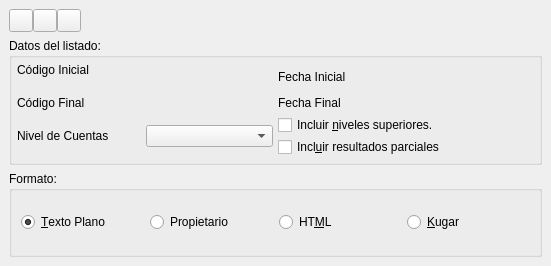
<ui version="4.0" >
 <class>BalancePrintBase</class>
 <widget class="QDialog" name="BalancePrintBase" >
  <property name="geometry" >
   <rect>
    <x>0</x>
    <y>0</y>
    <width>551</width>
    <height>266</height>
   </rect>
  </property>
  <property name="windowTitle" >
   <string>Impresión del Balance de Sumas y Saldos</string>
  </property>
  <layout class="QVBoxLayout" >
   <property name="spacing" >
    <number>6</number>
   </property>
   <property name="leftMargin" >
    <number>9</number>
   </property>
   <property name="topMargin" >
    <number>9</number>
   </property>
   <property name="rightMargin" >
    <number>9</number>
   </property>
   <property name="bottomMargin" >
    <number>9</number>
   </property>
   <item>
    <layout class="QHBoxLayout" >
     <property name="spacing" >
      <number>0</number>
     </property>
     <property name="leftMargin" >
      <number>0</number>
     </property>
     <property name="topMargin" >
      <number>0</number>
     </property>
     <property name="rightMargin" >
      <number>0</number>
     </property>
     <property name="bottomMargin" >
      <number>0</number>
     </property>
     <item>
      <widget class="QToolButton" name="mui_ccostes" >
       <property name="sizePolicy" >
        <sizepolicy vsizetype="Fixed" hsizetype="Minimum" >
         <horstretch>0</horstretch>
         <verstretch>0</verstretch>
        </sizepolicy>
       </property>
       <property name="text" >
        <string/>
       </property>
       <property name="icon" >
        <iconset resource="../../bulmages.qrc" >:/BulmaCont32x32/images/png/i_centroCoste.xpm</iconset>
       </property>
      </widget>
     </item>
     <item>
      <widget class="QToolButton" name="mui_canales" >
       <property name="sizePolicy" >
        <sizepolicy vsizetype="Fixed" hsizetype="Minimum" >
         <horstretch>0</horstretch>
         <verstretch>0</verstretch>
        </sizepolicy>
       </property>
       <property name="text" >
        <string/>
       </property>
       <property name="icon" >
        <iconset resource="../../bulmages.qrc" >:/BulmaCont32x32/images/png/i_canales.xpm</iconset>
       </property>
      </widget>
     </item>
     <item>
      <widget class="QToolButton" name="mui_imprimir" >
       <property name="sizePolicy" >
        <sizepolicy vsizetype="Fixed" hsizetype="Minimum" >
         <horstretch>0</horstretch>
         <verstretch>0</verstretch>
        </sizepolicy>
       </property>
       <property name="text" >
        <string/>
       </property>
       <property name="icon" >
        <iconset resource="../../bulmages.qrc" >:/BulmaCont32x32/images/png/i_filePrint.xpm</iconset>
       </property>
      </widget>
     </item>
     <item>
      <spacer>
       <property name="orientation" >
        <enum>Qt::Horizontal</enum>
       </property>
       <property name="sizeType" >
        <enum>QSizePolicy::MinimumExpanding</enum>
       </property>
       <property name="sizeHint" >
        <size>
         <width>430</width>
         <height>21</height>
        </size>
       </property>
      </spacer>
     </item>
    </layout>
   </item>
   <item>
    <widget class="QGroupBox" name="groupBox_2" >
     <property name="title" >
      <string>Datos del listado:</string>
     </property>
     <layout class="QVBoxLayout" >
      <property name="spacing" >
       <number>5</number>
      </property>
      <property name="leftMargin" >
       <number>5</number>
      </property>
      <property name="topMargin" >
       <number>5</number>
      </property>
      <property name="rightMargin" >
       <number>5</number>
      </property>
      <property name="bottomMargin" >
       <number>5</number>
      </property>
      <item>
       <layout class="QHBoxLayout" >
        <property name="spacing" >
         <number>5</number>
        </property>
        <property name="leftMargin" >
         <number>0</number>
        </property>
        <property name="topMargin" >
         <number>0</number>
        </property>
        <property name="rightMargin" >
         <number>0</number>
        </property>
        <property name="bottomMargin" >
         <number>0</number>
        </property>
        <item>
         <layout class="QHBoxLayout" >
          <property name="spacing" >
           <number>2</number>
          </property>
          <property name="leftMargin" >
           <number>0</number>
          </property>
          <property name="topMargin" >
           <number>0</number>
          </property>
          <property name="rightMargin" >
           <number>0</number>
          </property>
          <property name="bottomMargin" >
           <number>0</number>
          </property>
          <item>
           <widget class="QLabel" name="textLabel1" >
            <property name="text" >
             <string>Código Inicial
</string>
            </property>
           </widget>
          </item>
          <item>
           <widget class="BusquedaCuenta" native="1" name="m_codigoinicial" />
          </item>
         </layout>
        </item>
        <item>
         <layout class="QHBoxLayout" >
          <property name="spacing" >
           <number>2</number>
          </property>
          <property name="leftMargin" >
           <number>0</number>
          </property>
          <property name="topMargin" >
           <number>0</number>
          </property>
          <property name="rightMargin" >
           <number>0</number>
          </property>
          <property name="bottomMargin" >
           <number>0</number>
          </property>
          <item>
           <widget class="QLabel" name="textLabel1_3" >
            <property name="text" >
             <string>Fecha Inicial</string>
            </property>
           </widget>
          </item>
          <item>
           <widget class="BusquedaFecha" native="1" name="m_fechainicial1" />
          </item>
         </layout>
        </item>
       </layout>
      </item>
      <item>
       <layout class="QHBoxLayout" >
        <property name="spacing" >
         <number>5</number>
        </property>
        <property name="leftMargin" >
         <number>0</number>
        </property>
        <property name="topMargin" >
         <number>0</number>
        </property>
        <property name="rightMargin" >
         <number>0</number>
        </property>
        <property name="bottomMargin" >
         <number>0</number>
        </property>
        <item>
         <layout class="QHBoxLayout" >
          <property name="spacing" >
           <number>2</number>
          </property>
          <property name="leftMargin" >
           <number>0</number>
          </property>
          <property name="topMargin" >
           <number>0</number>
          </property>
          <property name="rightMargin" >
           <number>0</number>
          </property>
          <property name="bottomMargin" >
           <number>0</number>
          </property>
          <item>
           <widget class="QLabel" name="textLabel1_2" >
            <property name="text" >
             <string>Código Final</string>
            </property>
           </widget>
          </item>
          <item>
           <widget class="BusquedaCuenta" native="1" name="m_codigofinal" />
          </item>
         </layout>
        </item>
        <item>
         <layout class="QHBoxLayout" >
          <property name="spacing" >
           <number>2</number>
          </property>
          <property name="leftMargin" >
           <number>0</number>
          </property>
          <property name="topMargin" >
           <number>0</number>
          </property>
          <property name="rightMargin" >
           <number>0</number>
          </property>
          <property name="bottomMargin" >
           <number>0</number>
          </property>
          <item>
           <widget class="QLabel" name="textLabel1_2_2" >
            <property name="text" >
             <string>Fecha Final</string>
            </property>
           </widget>
          </item>
          <item>
           <widget class="BusquedaFecha" native="1" name="m_fechafinal1" />
          </item>
         </layout>
        </item>
       </layout>
      </item>
      <item>
       <layout class="QHBoxLayout" >
        <property name="spacing" >
         <number>5</number>
        </property>
        <property name="leftMargin" >
         <number>0</number>
        </property>
        <property name="topMargin" >
         <number>0</number>
        </property>
        <property name="rightMargin" >
         <number>0</number>
        </property>
        <property name="bottomMargin" >
         <number>0</number>
        </property>
        <item>
         <layout class="QHBoxLayout" >
          <property name="spacing" >
           <number>2</number>
          </property>
          <property name="leftMargin" >
           <number>0</number>
          </property>
          <property name="topMargin" >
           <number>0</number>
          </property>
          <property name="rightMargin" >
           <number>0</number>
          </property>
          <property name="bottomMargin" >
           <number>0</number>
          </property>
          <item>
           <widget class="QLabel" name="textLabel1_3_2" >
            <property name="text" >
             <string>Nivel de Cuentas</string>
            </property>
           </widget>
          </item>
          <item>
           <widget class="QComboBox" name="combonivel" />
          </item>
         </layout>
        </item>
        <item>
         <layout class="QVBoxLayout" >
          <property name="spacing" >
           <number>2</number>
          </property>
          <property name="leftMargin" >
           <number>0</number>
          </property>
          <property name="topMargin" >
           <number>0</number>
          </property>
          <property name="rightMargin" >
           <number>0</number>
          </property>
          <property name="bottomMargin" >
           <number>0</number>
          </property>
          <item>
           <widget class="QCheckBox" name="checksuperiores" >
            <property name="text" >
             <string>Incluir &amp;niveles superiores.</string>
            </property>
           </widget>
          </item>
          <item>
           <widget class="QCheckBox" name="checkBox1_2" >
            <property name="text" >
             <string>Incl&amp;uir resultados parciales</string>
            </property>
           </widget>
          </item>
         </layout>
        </item>
       </layout>
      </item>
     </layout>
    </widget>
   </item>
   <item>
    <layout class="QHBoxLayout" >
     <property name="spacing" >
      <number>6</number>
     </property>
     <property name="leftMargin" >
      <number>0</number>
     </property>
     <property name="topMargin" >
      <number>0</number>
     </property>
     <property name="rightMargin" >
      <number>0</number>
     </property>
     <property name="bottomMargin" >
      <number>0</number>
     </property>
     <item>
      <widget class="QGroupBox" name="groupBox" >
       <property name="title" >
        <string>Formato:</string>
       </property>
       <layout class="QHBoxLayout" >
        <property name="spacing" >
         <number>6</number>
        </property>
        <property name="leftMargin" >
         <number>9</number>
        </property>
        <property name="topMargin" >
         <number>9</number>
        </property>
        <property name="rightMargin" >
         <number>9</number>
        </property>
        <property name="bottomMargin" >
         <number>9</number>
        </property>
        <item>
         <widget class="QRadioButton" name="radiotexto" >
          <property name="text" >
           <string>&amp;Texto Plano</string>
          </property>
          <property name="checked" >
           <bool>true</bool>
          </property>
         </widget>
        </item>
        <item>
         <widget class="QRadioButton" name="radiopropietario" >
          <property name="text" >
           <string>Propietario</string>
          </property>
         </widget>
        </item>
        <item>
         <widget class="QRadioButton" name="radiohtml" >
          <property name="text" >
           <string>HT&amp;ML</string>
          </property>
         </widget>
        </item>
        <item>
         <widget class="QRadioButton" name="radiokugar" >
          <property name="text" >
           <string>&amp;Kugar</string>
          </property>
         </widget>
        </item>
       </layout>
      </widget>
     </item>
    </layout>
   </item>
  </layout>
 </widget>
 <layoutdefault spacing="2" margin="5" />
 <customwidgets>
  <customwidget>
   <class>BusquedaFecha</class>
   <extends>QWidget</extends>
   <header>../../bulmalib/src/busquedafecha.h</header>
  </customwidget>
  <customwidget>
   <class>BusquedaCuenta</class>
   <extends>QWidget</extends>
   <header>busquedacuenta.h</header>
  </customwidget>
 </customwidgets>
 <resources>
  <include location="../../bulmages.qrc" />
 </resources>
 <connections/>
</ui>
